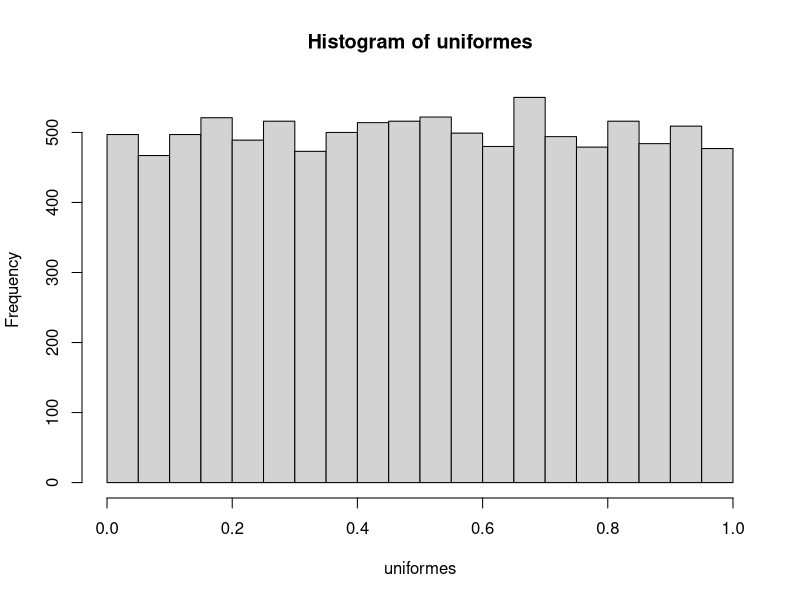

This figure's R source:
runif(1) #  Numero aleatorio entre 0 y 1. 
runif(2) #2 Numeros aletorios entre 0 y 1.

set.seed(1234)

uniformes = runif(10000)
hist(uniformes)

#aproximando integrales con simulación

func_g <- function(x){
  x*((1+x^2)^-2)
}

func_h <- function(y){
  func_g(1/y-1)/(y^2)
}
#Para calcular el parametro tetha, usaremos la ley de los grandes numeros
#suponer "y" variable aletoria entre 0 y 1.
#muestrear muchas veces esa uniforme la evaluamos en func_h y sacamos un promedio

muestra <- vector(mode = 'numeric', length = 10000)

for (i in 1:10000) {
  u = runif(1)
  muestra[i] = func_h(u)
}

 aproximacion_integral = mean(muestra)
print(aproximacion_integral)


#--------------------------------------------------------------------------
  
muestras = 10000

N = vector(mode = 'numeric', length = muestras)
for(i in 1:muestras){

  acum = runif(1)
  N[i] = 1
  while(acum<=1){
    acum = acum + runif(1)
    N[i] = N[i]+1
  }

}
sum(N)
mean(N)






